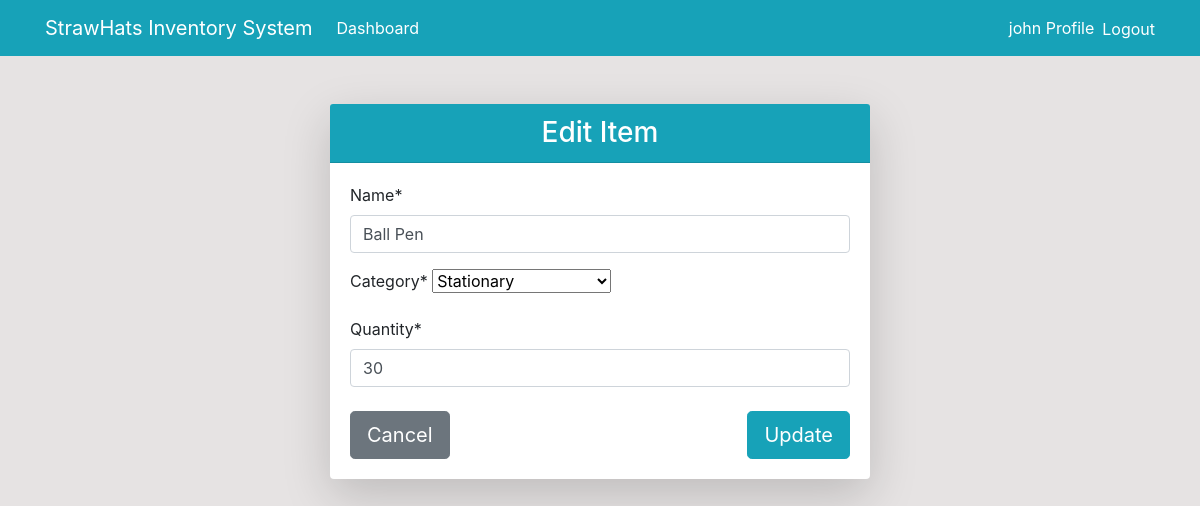
The page /product/update/1/ (signed in) on the database its author committed.
### dashboard/models.py (models this page shows, shortened)
class Product(models.Model):
    name = models.CharField(max_length=100, null=True)
    category=models.CharField(max_length=20, choices=CATEGORY, null=True)
    quantity=models.PositiveIntegerField(null=True)
    class Meta:
        verbose_name_plural = 'Product'

### dashboard/views.py (the view)
# urls.py: path('product/update/<int:pk>/', views.product_update, name='dashboard-product-update'),
@login_required
def product_update(request, pk):
    item = Product.objects.get(id=pk)
    if request.method == 'POST':
        form = ProductForm(request.POST, instance=item)
        if form.is_valid():
            form.save()
            return redirect('dashboard-product')
    else:
        form = ProductForm(instance=item)
    context={
        'form': form,
    }
    return render(request, 'dashboard/product_update.html', context)

### dashboard/forms.py
class ProductForm(forms.ModelForm):
    class Meta:
        model = Product
        fields = ['name', 'category', 'quantity']

### templates/dashboard/product_update.html (shortened to what this page needs)
{% extends 'partials/base.html' %}
{% load crispy_forms_tags %}
{% block content %}
<div class="container">
    <div class="row mt-5">
        <div class="col-md-6 offset-md-3">
            <div class="card shadow-lg border-0">
                <div class="card-header bg-info text-white text-center">
                    <h3 class="mb-0">Edit Item</h3>
                </div>
                <div class="card-body">
                    <form method="POST">
                        {{ form|crispy }}
                        <div class="d-flex justify-content-between mt-4">
                            <a href="{% url 'dashboard-product' %}" class="btn btn-secondary btn-lg w-45">
                                Cancel
                            </a>
                            <input class="btn btn-info btn-lg w-45" type="submit" value="Update">
                        </div>
                    </form>
                </div>
            </div>
        </div>
    </div>
</div>
{% endblock %}

### templates/partials/nav.html (shortened to what this page needs)
<nav class="navbar navbar-expand-lg navbar-info bg-info">
    <div class="container">
        <a class="navbar-brand text-white" href="{% url 'dashboard-index' %}">StrawHats Inventory System</a>
        <div class="collapse navbar-collapse" id="navbarSupportedContent">
            {% if user.is_authenticated %}
            <ul class="navbar-nav mr-auto">
                <li class="nav-item d-flex align-items-center">
                    <a class="nav-link text-white" href="{% url 'dashboard-index' %}">Dashboard </a>
                </li>
            </ul>
            <ul class="navbar-nav ml-auto">
                <li class="nav-item d-flex align-items-center">
                    <a class="nav-link text-white" href="{% url 'user-profile' %}">{{ user.username}} Profile </a>
                </li>
                <li class="nav-item d-flex align-items-center">
                    <form method="post" action="{% url 'user-logout' %}" class="d-inline">
                        <button type="submit" class="btn btn-link text-white" style="padding: 0; background: none; border: none; margin: 0;">
                            Logout
                        </button>
                    </form>
                </li>
            </ul>
            {% endif %}
        </div>
    </div>
</nav>

### static/style.css (style rules this page uses)
body { background: rgb(230, 227, 227); }

### rows shown on the page
Product: name "Ball Pen", category "Stationary", quantity "30"

### other values the page prints
{{ user.username }} "john"
